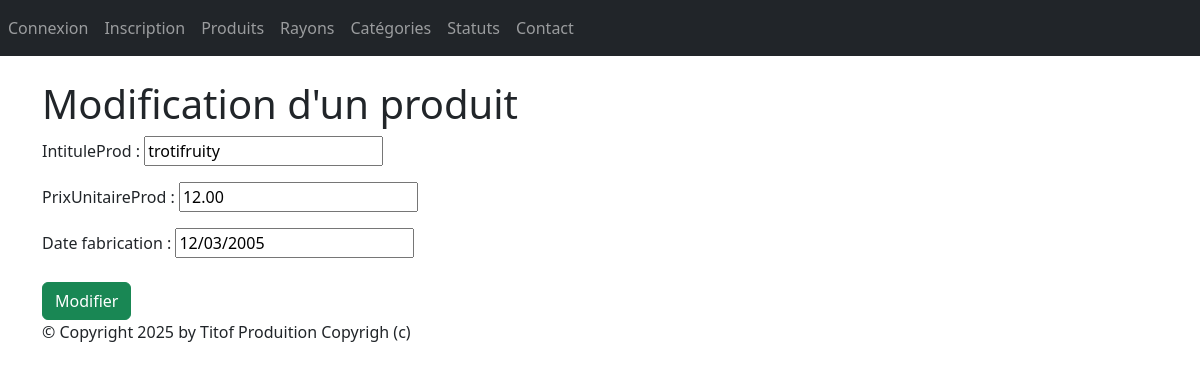
Screenshot of /monApp/produit/2/update/ with the database file from the repository.
### monApp/models.py (models this page shows, shortened)
class Produit(models.Model):
    refProd = models.AutoField(primary_key=True)
    intituleProd = models.CharField(max_length=200)
    prixUnitaireProd = models.DecimalField(max_digits=10, decimal_places=2)
    categorie = models.ForeignKey(
        Categorie,
        on_delete=models.CASCADE,
        related_name="produits",
        null=True,
        blank=True
    )
    date_fabrication = models.DateField(null=True, blank=True)
    statut = models.ForeignKey(
        Statut,
        on_delete=models.SET_NULL,
        null=True,
        blank=True,
        related_name="produits"
    )

### monApp/views.py (the view)
# urls.py: path("produit/<pk>/update/",ProduitUpdate, name="prdt-chng"),
def ProduitUpdate(request, pk):
    prdt = Produit.objects.get(refProd=pk)
    if request.method == 'POST':
        form = ProduitForm(request.POST, instance=prdt)
        if form.is_valid():
            form.save()
            return redirect('dtl_prdt', prdt.refProd)
    else:
        form = ProduitForm(instance=prdt)
    return render(request,'monApp/update_produit.html', {'form': form})

### monApp/forms.py
class ProduitForm(forms.ModelForm):
	class Meta:
		model = Produit
		fields = '__all__'
		exclude = ('categorie', 'statut')

### monApp/templates/monApp/update_produit.html (shortened to what this page needs)
{% extends 'monApp/base.html' %}
{% block contenu %}
<h1> Modification d'un produit </h1>
<form action="" method="post" >
{{ form.as_p }}
<button type="submit" class="btn btn-success mt-2">Modifier</button>
</form>
{% endblock %}

### monApp/static/styles.css (style rules this page uses)
h1 { color: red }

### rows the page displays
Produit: intituleProd "trotifruity", prixUnitaireProd "12.00", date_fabrication "12/03/2005"
